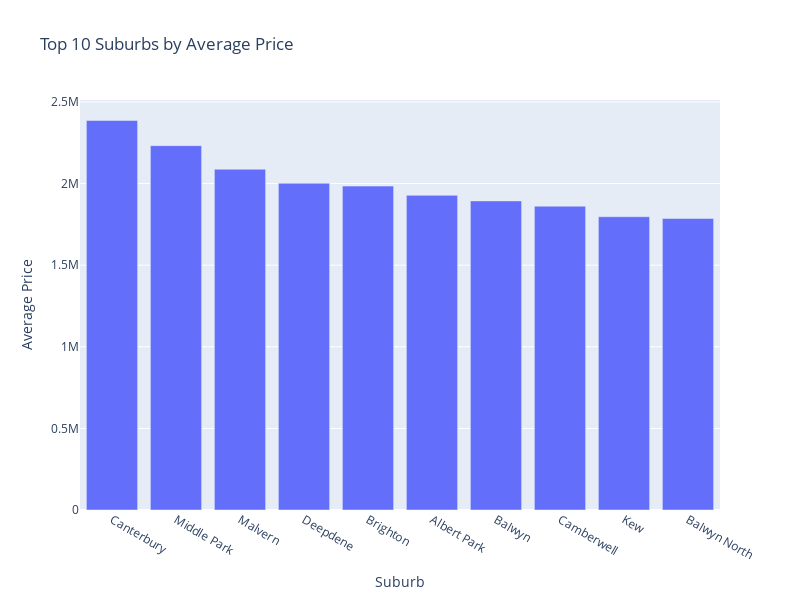

Notebook cell for this chart:
### Code cell
import plotly.express as px

# Convert 'Average Price' column to float data type
average_price_distance_df['Average Price'] = average_price_distance_df['Average Price'].astype(float)

# Get the top 10 suburbs based on average price
top_10_suburbs = average_price_distance_df.nlargest(10, 'Average Price')

# Create the interactive bar plot
fig = px.bar(top_10_suburbs, x='Suburb', y='Average Price', title='Top 10 Suburbs by Average Price')
fig.update_layout(xaxis_title='Suburb', yaxis_title='Average Price')

# Adjust the plot size
fig.update_layout(width=800, height=600)

# Save the plot as an image
output_filepath = '/Users/Masih/Desktop/plot.png'
fig.write_image(output_filepath)

# Show the plot
fig.show()

#

### Figure 1 — Plotly figure (JSON) as saved in the notebook; plotly's stock layout.template omitted (floating-point values rounded to 4 significant figures)
{"data": [{"alignmentgroup": "True", "hovertemplate": "Suburb=%{x}<br>Average Price=%{y}<extra></extra>", "legendgroup": "", "marker": {"color": "#636efa", "pattern": {"shape": ""}}, "name": "", "offsetgroup": "", "orientation": "v", "showlegend": false, "textposition": "auto", "type": "bar", "x": ["Canterbury", "Middle Park", "Malvern", "Deepdene", "Brighton", "Albert Park", "Balwyn", "Camberwell", "Kew", "Balwyn North"], "xaxis": "x", "y": [2386000.0, 2232000.0, 2088000.0, 2002000.0, 1984000.0, 1928000.0, 1894000.0, 1861000.0, 1797000.0, 1786000.0], "yaxis": "y"}], "layout": {"barmode": "relative", "height": 600, "legend": {"tracegroupgap": 0}, "title": {"text": "Top 10 Suburbs by Average Price"}, "width": 800, "xaxis": {"anchor": "y", "domain": [0, 1], "title": {"text": "Suburb"}}, "yaxis": {"anchor": "x", "domain": [0, 1], "title": {"text": "Average Price"}}}}
